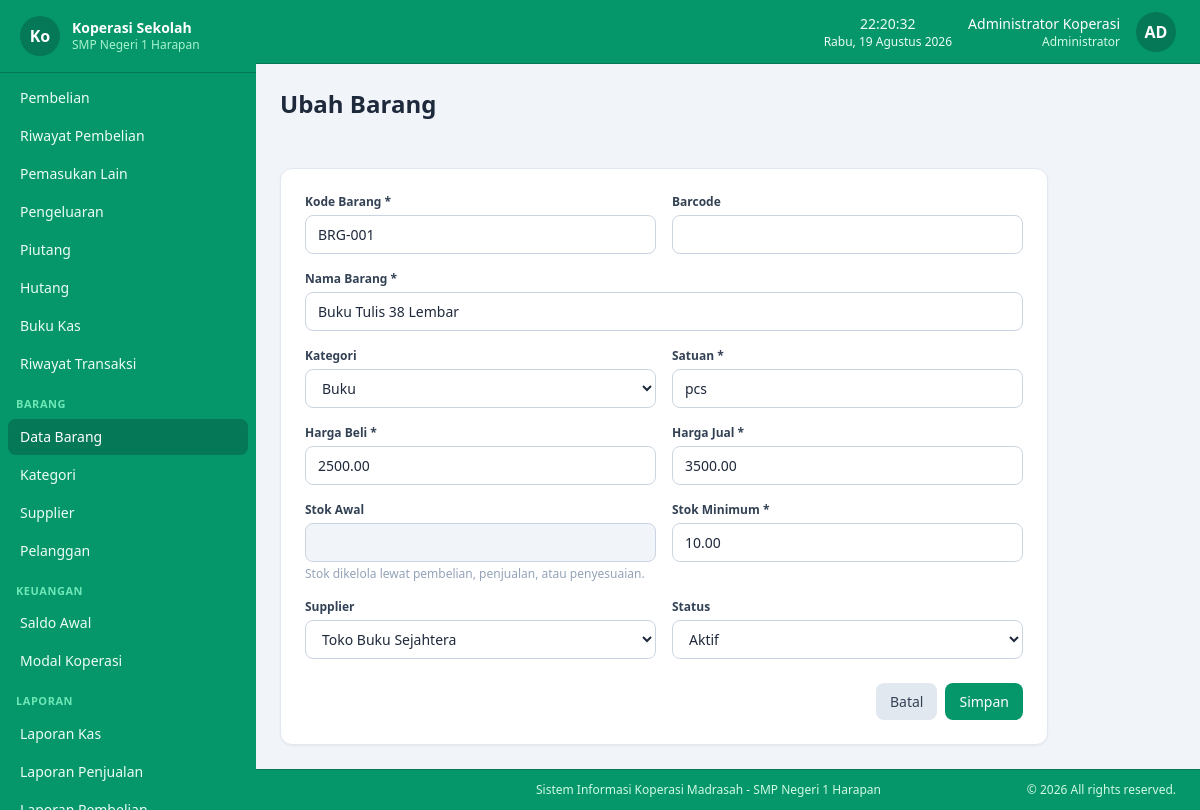
The page /master/barang/edit/1 (signed in) on the database its author committed.
### tables this page shows
CREATE TABLE koperasi_profile (
  id             TINYINT UNSIGNED NOT NULL DEFAULT 1,
  nama_koperasi  VARCHAR(100)     NOT NULL DEFAULT '',
  nama_sekolah   VARCHAR(150)     NOT NULL DEFAULT '',
  alamat         TEXT             NULL,
  telepon        VARCHAR(30)      NULL,
  email          VARCHAR(100)     NULL,
  logo           VARCHAR(255)     NULL,
  nama_ketua     VARCHAR(100)     NULL,
  nama_bendahara VARCHAR(100)     NULL,
  created_at     TIMESTAMP        NOT NULL DEFAULT CURRENT_TIMESTAMP,
  updated_at     TIMESTAMP        NOT NULL DEFAULT CURRENT_TIMESTAMP ON UPDATE CURRENT_TIMESTAMP,
  PRIMARY KEY (id)
);

CREATE TABLE users (
  id                   BIGINT UNSIGNED NOT NULL AUTO_INCREMENT,
  role_id              TINYINT UNSIGNED NOT NULL,
  username             VARCHAR(50)      NOT NULL UNIQUE,
  name                 VARCHAR(100)     NOT NULL,
  password_hash        VARCHAR(255)     NOT NULL,
  must_change_password TINYINT(1)       NOT NULL DEFAULT 0,
  is_active            TINYINT(1)       NOT NULL DEFAULT 1,
  created_at           TIMESTAMP        NOT NULL DEFAULT CURRENT_TIMESTAMP,
  updated_at           TIMESTAMP        NOT NULL DEFAULT CURRENT_TIMESTAMP ON UPDATE CURRENT_TIMESTAMP,
  PRIMARY KEY (id),
  CONSTRAINT fk_users_role FOREIGN KEY (role_id) REFERENCES roles(id) ON UPDATE CASCADE
);

CREATE TABLE roles (
  id            TINYINT UNSIGNED NOT NULL AUTO_INCREMENT,
  name          VARCHAR(50)      NOT NULL UNIQUE,
  description   VARCHAR(255)     NULL,
  created_at    TIMESTAMP        NOT NULL DEFAULT CURRENT_TIMESTAMP,
  updated_at    TIMESTAMP        NOT NULL DEFAULT CURRENT_TIMESTAMP ON UPDATE CURRENT_TIMESTAMP,
  PRIMARY KEY (id)
);

CREATE TABLE products (
  id            BIGINT UNSIGNED  NOT NULL AUTO_INCREMENT,
  kode          VARCHAR(30)      NOT NULL UNIQUE,
  barcode       VARCHAR(50)      NULL,
  name          VARCHAR(150)     NOT NULL,
  category_id   BIGINT UNSIGNED  NULL,
  satuan        VARCHAR(20)      NOT NULL DEFAULT 'pcs',
  harga_beli    DECIMAL(15,2)    NOT NULL DEFAULT 0,
  harga_jual    DECIMAL(15,2)    NOT NULL DEFAULT 0,
  stock         DECIMAL(12,2)    NOT NULL DEFAULT 0,
  stock_minimum DECIMAL(12,2)    NOT NULL DEFAULT 0,
  supplier_id   BIGINT UNSIGNED  NULL,
  is_active     TINYINT(1)       NOT NULL DEFAULT 1,
  created_at    TIMESTAMP        NOT NULL DEFAULT CURRENT_TIMESTAMP,
  updated_at    TIMESTAMP        NOT NULL DEFAULT CURRENT_TIMESTAMP ON UPDATE CURRENT_TIMESTAMP,
  PRIMARY KEY (id),
  KEY idx_products_name (name),
  KEY idx_products_category (category_id),
  KEY idx_products_supplier (supplier_id),
  CONSTRAINT fk_products_category FOREIGN KEY (category_id) REFERENCES categories(id) ON DELETE SET NULL ON UPDATE CASCADE,
  CONSTRAINT fk_products_supplier FOREIGN KEY (supplier_id) REFERENCES suppliers(id) ON DELETE SET NULL ON UPDATE CASCADE
);

CREATE TABLE categories (
  id         BIGINT UNSIGNED NOT NULL AUTO_INCREMENT,
  name       VARCHAR(100)    NOT NULL,
  type       ENUM('barang','pemasukan','pengeluaran') NOT NULL,
  created_at TIMESTAMP       NOT NULL DEFAULT CURRENT_TIMESTAMP,
  updated_at TIMESTAMP       NOT NULL DEFAULT CURRENT_TIMESTAMP ON UPDATE CURRENT_TIMESTAMP,
  PRIMARY KEY (id),
  UNIQUE KEY uq_category (type, name),
  KEY idx_categories_type (type)
);

CREATE TABLE suppliers (
  id         BIGINT UNSIGNED NOT NULL AUTO_INCREMENT,
  name       VARCHAR(150)    NOT NULL,
  phone      VARCHAR(30)     NULL,
  address    TEXT            NULL,
  is_active  TINYINT(1)      NOT NULL DEFAULT 1,
  created_at TIMESTAMP       NOT NULL DEFAULT CURRENT_TIMESTAMP,
  updated_at TIMESTAMP       NOT NULL DEFAULT CURRENT_TIMESTAMP ON UPDATE CURRENT_TIMESTAMP,
  PRIMARY KEY (id),
  KEY idx_suppliers_name (name)
);

### app/views/barang/form.php (the view, shortened to what the rows shown need)
<?php
$isEdit = $barang !== null;
$old = function (string $key, $default = '') use ($barang) {
    return old($key, $barang[$key] ?? $default);
};
?>
<div class="max-w-3xl">
    <div class="bg-white rounded-xl shadow-sm border border-slate-200 p-6">
        <form method="post" action="<?= url('barang', ['action' => 'store', 'id' => $isEdit ? $barang['id'] : null]) ?>" class="grid grid-cols-1 sm:grid-cols-2 gap-4">
            <div>
                <label class="label">Kode Barang *</label>
                <input type="text" name="kode" class="input" value="<?= e($old('kode')) ?>" required>
            </div>
            <div class="sm:col-span-2">
                <label class="label">Nama Barang *</label>
                <input type="text" name="name" class="input" value="<?= e($old('name')) ?>" required>
            </div>
            <div>
                <label class="label">Kategori</label>
                <select name="category_id" class="input">
                    <?php foreach ($kategori as $k): ?>
                        <option value="<?= $k['id'] ?>" <?= (string)($barang['category_id'] ?? '') === (string)$k['id'] ? 'selected' : '' ?>><?= e($k['name']) ?></option>
                    <?php endforeach; ?>
                </select>
            </div>
            <div>
                <label class="label">Satuan *</label>
                <input type="text" name="satuan" class="input" value="<?= e($old('satuan')) ?>" placeholder="pcs" required>
            </div>
            <div>
                <label class="label">Harga Beli *</label>
                <input type="number" name="harga_beli" class="input" min="0" step="0.01" value="<?= e($old('harga_beli')) ?>" required>
            </div>
            <div>
                <label class="label">Harga Jual *</label>
                <input type="number" name="harga_jual" class="input" min="0" step="0.01" value="<?= e($old('harga_jual')) ?>" required>
            </div>
            <div>
                <label class="label">Stok Minimum *</label>
                <input type="number" name="stock_minimum" class="input" min="0" step="0.01" value="<?= e($old('stock_minimum')) ?>" required>
            </div>
            <div>
                <label class="label">Supplier</label>
                <select name="supplier_id" class="input">
                    <?php foreach ($supplier as $s): ?>
                        <option value="<?= $s['id'] ?>" <?= (string)($barang['supplier_id'] ?? '') === (string)$s['id'] ? 'selected' : '' ?>><?= e($s['name']) ?></option>
                    <?php endforeach; ?>
                </select>
            </div>
            <div>
                <label class="label">Status</label>
                <select name="is_active" class="input">
                    <option value="1" <?= ($barang['is_active'] ?? 1) == 1 ? 'selected' : '' ?>>Aktif</option>
                </select>
            </div>
        </form>
    </div>
</div>

### app/views/layouts/app.php (shortened to what the rows shown need)
<?php
$user = current_user();
$profile = koperasi_profile();
?>
<!DOCTYPE html>
<html lang="id">
<head>
<script src="<?= asset('assets/js/tailwind.min.js') ?>"></script>
<link rel="stylesheet" href="<?= asset('assets/vendor/sweetalert2/sweetalert2.min.css') ?>">
<link rel="stylesheet" href="<?= asset('assets/css/app.css') ?>">
</head>
<body class="bg-slate-100 text-slate-800 flex flex-col min-h-screen">
<div id="sidebar" class="fixed inset-y-0 left-0 z-40 w-64 bg-emerald-600 text-emerald-50 transform -translate-x-full lg:translate-x-0 transition-transform duration-200 flex flex-col">
    <div class="flex items-center gap-3 px-5 py-4 border-b border-emerald-700 shrink-0 sticky top-0 bg-emerald-600 z-10">
        <?php if (!empty($profile['logo']) && file_exists(UPLOAD_DIR . '/' . $profile['logo'])): ?>
            <img src="<?= asset('uploads/' . e($profile['logo'])) ?>" class="h-10 w-10 object-cover drop-shadow-[0_0_4px_rgba(255,255,255,0.8)]" alt="logo">
        <?php else: ?>
            <div class="h-10 w-10 rounded-full bg-emerald-700 flex items-center justify-center font-bold text-white"><?= e(mb_substr($profile['nama_koperasi'] ?? 'KS', 0, 2)) ?></div>
        <?php endif; ?>
        <div>
            <div class="font-semibold text-sm leading-tight text-white"><?= e($profile['nama_koperasi'] ?? APP_NAME) ?></div>
            <div class="text-xs text-emerald-200 truncate"><?= e($profile['nama_sekolah'] ?? '') ?></div>
        </div>
    </div>
</div>
<div class="lg:pl-64 flex flex-col flex-1 min-h-0">
    <header class="sticky top-0 z-20 bg-emerald-600 border-b border-emerald-700 px-4 sm:px-6 h-16 flex items-center justify-between shrink-0">
        <div class="flex items-center gap-4">
            <div class="text-center text-emerald-50" id="datetime">
                <div class="text-sm font-medium" id="clock-time"></div>
                <div class="text-xs" id="clock-date"></div>
            </div>
            <div class="text-right hidden sm:block">
                <div class="text-sm font-medium text-white"><?= e($user['name']) ?></div>
                <div class="text-xs text-emerald-100"><?= e($user['role_name']) ?></div>
            </div>
            <div class="h-10 w-10 rounded-full bg-emerald-700 text-white flex items-center justify-center font-bold">
                <?= e(strtoupper(mb_substr($user['name'], 0, 2))) ?>
            </div>
        </div>
    </header>
    <div class="px-4 sm:px-6 py-4 sm:py-6">
        <h1 class="text-xl sm:text-2xl font-bold text-slate-800"><?= e($pageTitle ?? 'Dashboard') ?></h1>
    </div>
    <main class="flex-1 p-4 sm:p-6 pb-12">
        <?= $content ?>
    </main>
    <footer class="bg-emerald-600 border-t border-emerald-700 lg:pl-64">
        <div class="max-w-full mx-auto px-4 sm:px-6 py-3">
            <div class="flex flex-col sm:flex-row justify-between items-center gap-2 text-xs text-emerald-100">
                <span>Sistem Informasi Koperasi Madrasah - <?= e($profile['nama_sekolah'] ?? 'Nama Sekolah') ?></span>
                <span>&copy; <?= date('Y') ?> All rights reserved.</span>
            </div>
        </div>
    </footer>
</div>
</body>
</html>

### rows shown on the page
koperasi_profile: nama_koperasi "Ko", nama_koperasi "Koperasi Sekolah", nama_sekolah "SMP Negeri 1 Harapan"
users: name "Administrator Koperasi", role.name "Administrator", name "AD"
products: kode "BRG-001", name "Buku Tulis 38 Lembar", category_id "Buku", satuan "pcs", harga_beli "2500.00", harga_jual "3500.00", stock_minimum "10.00", supplier_id "Toko Buku Sejahtera", is_active "Aktif"

### other values the page prints
$label "Pembelian"
$label "Riwayat Pembelian"
$label "Pemasukan Lain"
$label "Pengeluaran"
$label "Piutang"
$label "Hutang"
$label "Buku Kas"
$label "Riwayat Transaksi"
$group "BARANG"
$label "Data Barang"
$label "Kategori"
$label "Supplier"
$label "Pelanggan"
$group "KEUANGAN"
$label "Saldo Awal"
